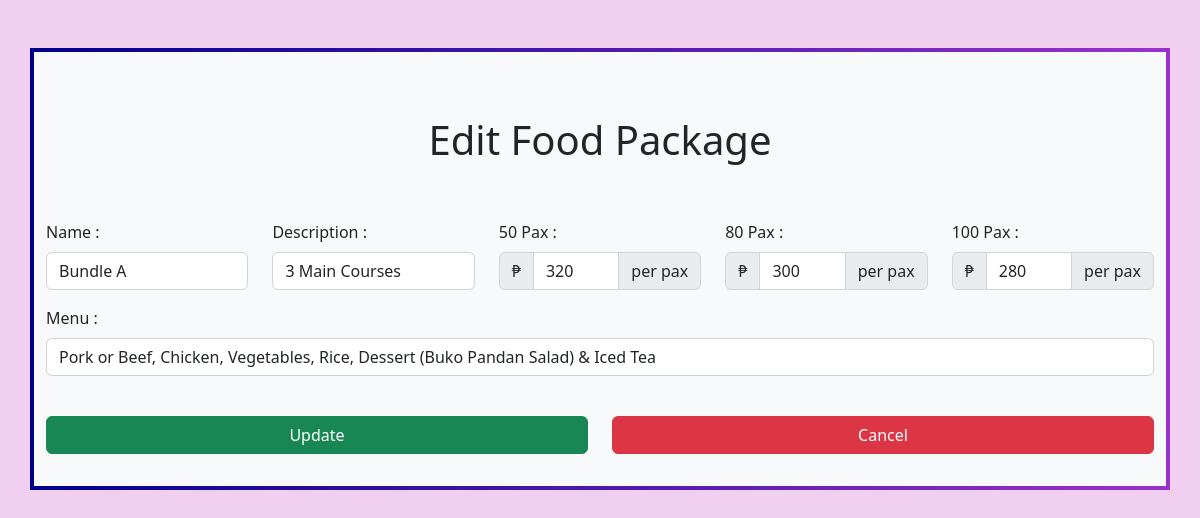
The page /admin/function/fhmanage/fpedit.php?id=1 on the database its author committed.
### tables this page shows
CREATE TABLE `tblfoodpackage` (
  `Id` int(11) NOT NULL,
  `Name` varchar(225) NOT NULL,
  `Description` varchar(225) NOT NULL,
  `Menu` varchar(255) NOT NULL,
  `Pax50` double NOT NULL,
  `Pax80` double NOT NULL,
  `Pax100` double NOT NULL
);

### admin/function/fhmanage/fpedit.php (the view, shortened to what this page needs)
<?php
include 'config.php';
$id = $_GET['id'];
?>
<!DOCTYPE html>
<html lang="en">
<head>
    <link href="https://cdn.jsdelivr.net/npm/bootstrap@5.2.2/dist/css/bootstrap.min.css" rel="stylesheet">
    <link rel="stylesheet" href="https://cdnjs.cloudflare.com/ajax/libs/font-awesome/6.2.0/css/all.min.css" />
</head>
<body style="background-color: rgba(237, 195, 238, 0.8);">
    <?php
    $sql = "SELECT * FROM `tblfoodpackage` WHERE Id= $id LIMIT 1";
    $result = mysqli_query($conn, $sql);
    $row = mysqli_fetch_assoc($result);
    ?>
    <div class="container bg-light py-3 mt-5 " style="border-width: 4px;
  border-style: solid;
  border-image: linear-gradient(to right, darkblue, darkorchid) 1">
        <div class="row text-center my-5">
            <h1>Edit Food Package</h1>
        </div>
        <form method="POST">
            <div class="row mb-3">
                <div class="col">
                    <label for="Name" class="form-label">Name :</label>
                    <input type="text" name="Name" class="form-control" value="<?php echo $row['Name'] ?>">
                </div>
                <div class="col">
                    <label for="Description" class="form-label">Description :</label>
                    <input type="text" name="Description" class="form-control" value="<?php echo $row['Description'] ?>">
                </div>
                <div class="col">
                    <label for="Pax50" class="form-label">50 Pax :</label>
                    <div class="input-group">
                        <div class="input-group-text">₱</div>
                    <input type="number" name="Pax50" class="form-control" value="<?php echo $row['Pax50'] ?>">
                    <div class="input-group-text">per pax</div>
                    </div>
                </div>
                <div class="col">
                    <label for="Pax80" class="form-label">80 Pax :</label>
                    <div class="input-group">
                        <div class="input-group-text">₱</div>
                    <input type="number" name="Pax80" class="form-control" value="<?php echo $row['Pax80'] ?>">
                    <div class="input-group-text">per pax</div>
                    </div>
                </div>
                <div class="col">
                    <label for="Pax100" class="form-label">100 Pax :</label>
                    <div class="input-group">
                        <div class="input-group-text">₱</div>
                    <input type="number" name="Pax100" class="form-control" value="<?php echo $row['Pax100'] ?>">
                    <div class="input-group-text">per pax</div>
                    </div>
                </div>
            </div>
            <div class="row mb-3">
                <div class="col">
                    <label for="Menu" class="form-label">Menu :</label>
                    <input type="text" name="Menu" class="form-control" value="<?php echo $row['Menu'] ?>">
                </div>
            </div>
            <div class="row mb-3">
                <div class="col-lg-6 mt-4">
                    <button type="submit" class="btn btn-success me-3" style="margin:auto; width:100%;" name="submit">Update</button>
                </div>
                <div class="col-lg-6 mt-4">
                    <a type="button" class="btn btn-danger" style="margin:auto; width:100%;" href="../../foodpackage.php">Cancel</a>
                </div>
            </div>
        </form>
    </div>
</body>
</html>

### rows shown on the page
tblfoodpackage: Name "Bundle A", Description "3 Main Courses", Pax50 "320", Pax80 "300", Pax100 "280", Menu "Pork or Beef, Chicken, Vegetables, Rice, Dessert (Buko Pandan Salad) & Iced Tea"
